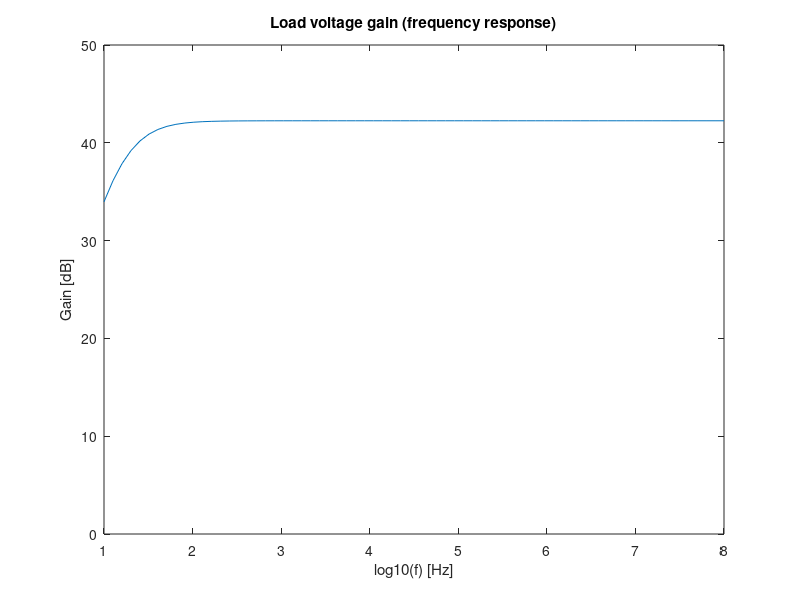
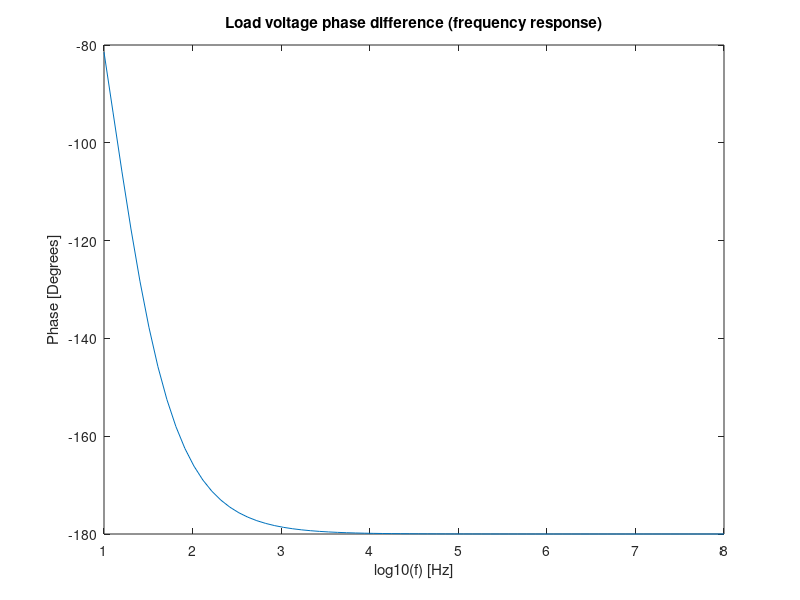

Recreate these plots in MATLAB, in order.
%gain stage

VT = 25e-3;
BFN = 178.7;
BFP = 227.3;
VAFN = 69.7;
VAFP = 37.2;
VBEON = 0.7;
VEBON = 0.7;
VCC = 12;
RS = 100;
RB1 = 80000;
RB2 = 20000;
RE1 = 200;
RE2 = 50;
RC1 = 900;
Ci = 0.0001;
Cb = 0.0025;
Co = 0.0015;

fid = fopen("dataset_tab.tex","w")
fprintf(fid, "VT& %f V \\\\ \\hline \n", VT)
fprintf(fid, "BFN& %f \\\\ \\hline \n", BFN)
fprintf(fid, "BFP& %f \\\\ \\hline \n", BFP)
fprintf(fid, "VAFN& %f V \\\\ \\hline \n", VAFN)
fprintf(fid, "VAFP& %f V \\\\ \\hline \n", VAFP)
fprintf(fid, "VBEON& %f V \\\\ \\hline \n", VBEON)
fprintf(fid, "VEBON& %f V \\\\ \\hline \n", VEBON)
fprintf(fid, "VCC& %f V \\\\ \\hline \n", VCC)
fprintf(fid, "RB1& %f kOhm \\\\ \\hline \n", RB1/1000)
fprintf(fid, "RB2& %f kOhm \\\\ \\hline \n", RB2/1000)
fprintf(fid, "RE1& %f Ohm \\\\ \\hline \n", RE1)
fprintf(fid, "RE2& %f Ohm \\\\ \\hline \n", RE2)
fprintf(fid, "RC1& %f Ohm \\\\ \\hline \n", RC1)
fprintf(fid, "$C_{input}$& %f mF \\\\ \\hline \n", Ci*1000)
fprintf(fid, "$C_{bypass}$& %f mF \\\\ \\hline \n", Cb*1000)
fprintf(fid, "$C_{output}$& %f mF \\\\ \\hline \n", Co*1000)
fclose(fid)

%Operating point analysis

RB = 1/(1/RB1+1/RB2);
VEQ = RB2/(RB1+RB2)*VCC;
IB1 = (VEQ-VBEON)/(RB+(1+BFN)*RE1);
IC1 = BFN*IB1;
IE1 = (1+BFN)*IB1;
VE1 = RE1*IE1;
VO1 = VCC-RC1*IC1;
VCE = VO1-VE1;

fid = fopen("confirmation_data_tab.tex","w")
fprintf(fid, "RB& %f Ohm \\\\ \\hline \n", RB)
fprintf(fid, "VEQ& %f V \\\\ \\hline \n", VEQ)
fprintf(fid, "IB1& %f A \\\\ \\hline \n", IB1)
fprintf(fid, "IC1& %f A \\\\ \\hline \n", IC1)
fprintf(fid, "IE1& %f A \\\\ \\hline \n", IE1)
fprintf(fid, "VE1& %f V \\\\ \\hline \n", VE1)
fprintf(fid, "VO1& %f V \\\\ \\hline \n", VO1)
fprintf(fid, "VCE& %f V \\\\ \\hline \n", VCE)
fprintf(fid, "$V_{in}$& 0 V \\\\ \\hline \n")
fprintf(fid, "$V_{in2}$& 0 V \\\\ \\hline \n")
fprintf(fid, "$V_{VCC}$& 12 V \\\\ \\hline \n")
fprintf(fid, "$V_{base}$& %f V \\\\ \\hline \n",VE1+VBEON)
fprintf(fid, "$V_{collector}$& %f V \\\\ \\hline \n", VO1)
fprintf(fid, "$V_{emitter}$& %f V \\\\ \\hline \n", VE1)
fclose(fid)

%Incremental

gm1 = IC1/VT;
rpi1 = BFN/gm1;
ro1 = VAFN/IC1;

ZI1 = 1/((1/RB)+(1/rpi1));
ZO1 = 1/((1/RC1)+(1/ro1));
AV1 = - gm1*ZO1*(ZI1/(ZI1+RS));
AV1dB = 20*log10(abs(AV1));

fid = fopen("gain_tab.tex","w")
fprintf(fid, "gm& %f S \\\\ \\hline \n", gm1)
fprintf(fid, "rpi& %f Ohm \\\\ \\hline \n", rpi1)
fprintf(fid, "ro& %f Ohm \\\\ \\hline \n", ro1)
fprintf(fid, "Input impedance& %f Ohm \\\\ \\hline \n", ZI1)
fprintf(fid, "Output impedance& %f Ohm \\\\ \\hline \n", ZO1)
fprintf(fid, "Gain& %f \\\\ \\hline \n", AV1)
fprintf(fid, "Gain(dB)& %f dB \\\\ \\hline \n", AV1dB)
fclose(fid)

%output stage
%OP

VI2 = VO1;
IE2 = (VCC-VEBON-VI2)/RE2;
IC2 = BFP/(BFP+1)*IE2;
IB2 = IE2-IC2;
VO2 = VCC - (RE2*IE2);

fid = fopen("opout_tab.tex","w")
fprintf(fid, "IB2& %f A \\\\ \\hline \n", IB2)
fprintf(fid, "IC2& %f A \\\\ \\hline \n", IC2)
fprintf(fid, "IE2& %f A \\\\ \\hline \n", IE2)
fprintf(fid, "VO2& %f V \\\\ \\hline \n", VO2)
fprintf(fid, "$V_{vcc}$& 12 V \\\\ \\hline \n")
fprintf(fid, "$V_{collector}$& %f V \\\\ \\hline \n",VO1)
fprintf(fid, "$V_{emitter2}$& %f V \\\\ \\hline \n", VO2)
fprintf(fid, "$V_{out}$& 0 V \\\\ \\hline \n")
fclose(fid)

%Incremental analysis
gm2 = IC2/VT;
go2 = IC2/VAFP;
gpi2 = gm2/BFP;
ge2 = 1/RE2;

AV2 = (gm2+gpi2)/(gm2+gpi2+go2+ge2);
AV2dB = 20*log10(AV2);
ZI2=(1/gpi2)/(1-AV2);
ZO2 = 1/(gm2+gpi2+go2+ge2);

fid = fopen("opstage_tab.tex","w")
fprintf(fid, "gm2& %f S \\\\ \\hline \n", gm2)
fprintf(fid, "rpi2& %f Ohm \\\\ \\hline \n", 1/gpi2)
fprintf(fid, "ro2& %f Ohm \\\\ \\hline \n", 1/go2)
fprintf(fid, "Input impedance& %f Ohm \\\\ \\hline \n", ZI2)
fprintf(fid, "Output impedance& %f Ohm \\\\ \\hline \n", ZO2)
fprintf(fid, "Gain& %f \\\\ \\hline \n", AV2)
fprintf(fid, "Gain(dB)& %f dB \\\\ \\hline \n", AV2dB)
fclose(fid)

%General Circuit
rpi2 = 1/gpi2;

ZI = ZI1;
ZO = 1/(go2+(gm2*(rpi2/(rpi2+ZO1)))+ge2+(1/(rpi2+ZO1)));

aux1 = 1/(rpi2+ZO1);
aux2 = (gm2*rpi2)/(rpi2+ZO1);
AV = (aux1+aux2)/(aux1+ge2+go2+aux2)*AV1;
AVdB = 20*log10(abs(AV));

fid = fopen("total_tab.tex","w")
fprintf(fid, "Input impedance& %f Ohm \\\\ \\hline \n", ZI)
fprintf(fid, "Output impedance& %f Ohm \\\\ \\hline \n", ZO)
fprintf(fid, "Gain& %f \\\\ \\hline \n", AV)
fprintf(fid, "Gain(dB)& %f dB \\\\ \\hline \n", AVdB)
fclose(fid)

%FR
f = logspace(1,8,70);
gpi1 = 1/rpi1;
go1 = 1/ro1;
gRC = 1/RC1;
gR_out = 1/RE2;
gE1 = 1/RE1;
R_L = 8;

T = 1:length(f);

for i=1:length(f)
C = [0, 0, -gpi2-gm2, gR_out+gpi2+gm2+go2+j*2*pi*f(i)*Co, -j*2*pi*f(i)*Co, 0 ; gm1, -gm1, go1+gRC+gpi2, -go1-gpi2, 0, 0 ; -gpi1-gm1, gE1+gpi1+gm1+go1+j*2*pi*f(i)*Cb, -go1, 0, 0, 0 ; j*2*pi*f(i)*Ci+gpi1, -gpi1, 0, 0, 0, -j*2*pi*f(i)*Ci ; -j*2*pi*f(i)*Ci, 0, 0, 0, 0, (1/RS)+j*2*pi*f(i)*Ci ; 0, 0, 0, -j*2*pi*f(i)*Co, j*2*pi*f(i)*Co+(1/R_L), 0];
D = [0 ; 0 ; 0 ; 0 ; 0.01/RS; 0];
R = C\D;
T(i) = R(5)/R(6);
endfor

T_M = 20*log10(abs(T));
Tp = angle(T)*180/pi;

Gain = max(abs(T));
GaindB = max(T_M);
yi = max(T_M)-3;
xi = interp1(T_M,f,yi);

%Plots
figure
plot(log10(f),T_M)
title("Load voltage gain (frequency response)")
xlabel("log10(f) [Hz]")
xlim([1 8])
ylabel("Gain [dB]")
ylim([0 50])
print("Gain.eps", "-depsc")

figure
plot(log10(f),Tp)
title("Load voltage phase difference (frequency response)")
xlabel("log10(f) [Hz]")
xlim([1 8])
ylabel("Phase [Degrees]")
print("Phase.eps", "-depsc")

fid = fopen("sim_tab.tex","w")
fprintf(fid, "Gain& %f \\\\ \\hline \n", Gain)
fprintf(fid, "Gain(dB)& %f dB \\\\ \\hline \n", GaindB)
fprintf(fid, "Lower cut-off frequency& %f Hz \\\\ \\hline \n", xi)
fclose(fid)
